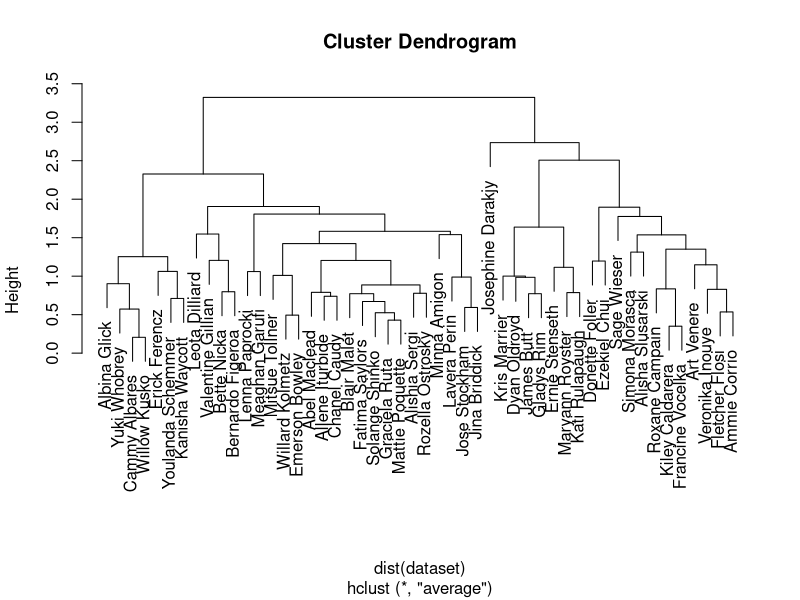
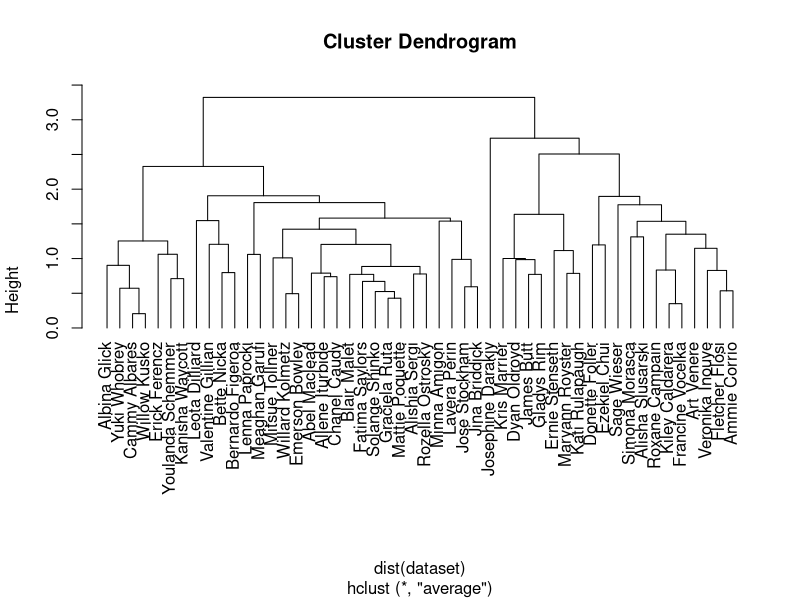
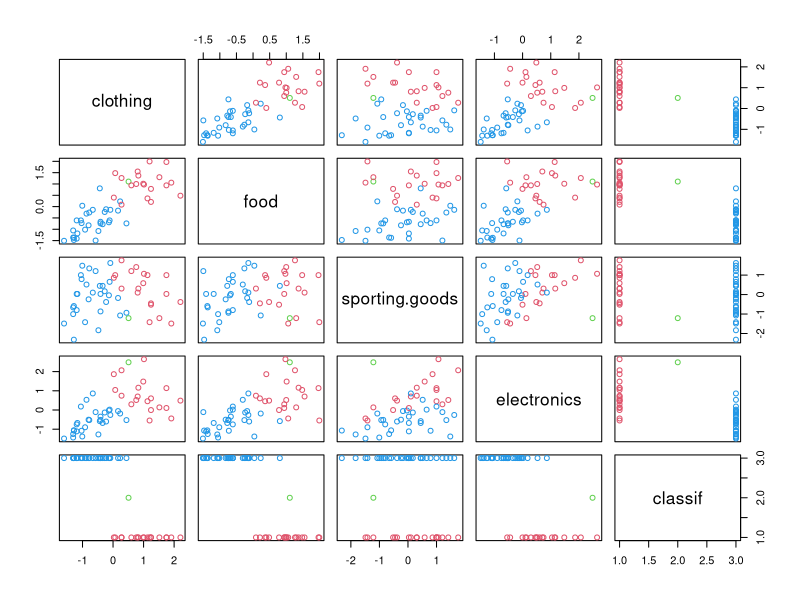
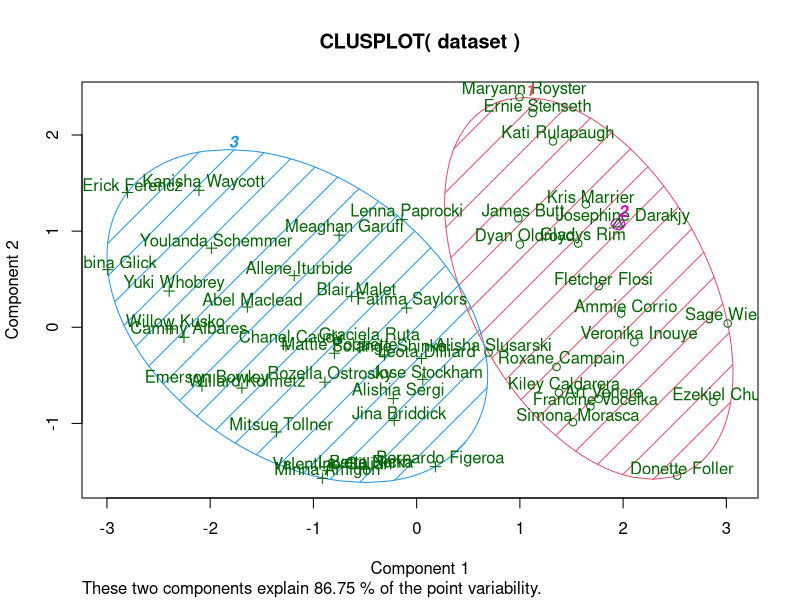

Here is the R script that generated these plots, in order:
library(cluster)

# Load data
dataset <- read.csv("purchases.csv", row.names=1)

# Optional: Scale the data before computing distances between rows - all columns carry equal weight.
ind <- 1:ncol(dataset)
dataset[ind] <- lapply(dataset[ind], scale)

# Build the hierarchical cluster based on Euclidean row distances computed from all columns.
clusters <- hclust(dist(dataset)) 
clusters <- hclust(dist(dataset), method='average') # This will use a different linkage method
plot(clusters)
plot(clusters, hang=-1) # The hang option puts all row labels at the same vertical level. Looks a little nicer.

# Cut the cluster into 3 groups, based on looking at the dendrogram.
cluster.cut <- cutree(clusters, 3)
print(head(cluster.cut))  # show the cuts
table(cluster.cut)        # show the number of people in each cluster

# Add the cluster of membership to each person
fitdata <- cbind(dataset, classif=cluster.cut) 

# Display cluster plot based on two latent components and show cross-var plots
plot(fitdata, col=1+fitdata$classif)
dev.new()
clusplot(dataset, fitdata$classif, color=TRUE, shade=TRUE, labels=2, lines=0)
